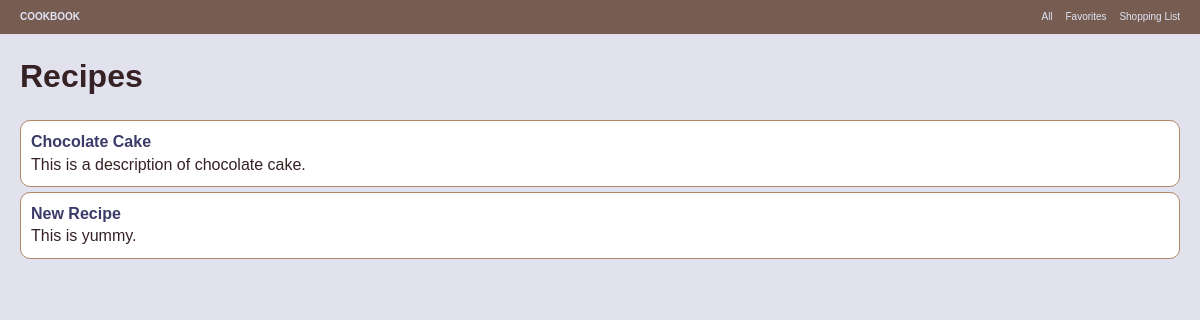
The page / on the database its author committed.
### cookbook/models.py (models this page shows, shortened)
class Recipe(models.Model):
    title = models.CharField(max_length=200)
    description = models.TextField(null=True, blank=True)
    slug = models.SlugField()
    favorite_by = models.ManyToManyField(User, blank=True)
    recipe_tags = models.ManyToManyField(RecipeTag, blank=True)

### cookbook/views.py (the view)
# urls.py: url(r'^$', 'cookbook.views.index'),
def index(request):
    all_recipes = Recipe.objects.all()
    user = request.user
    return render_to_response('recipes/index.html', {'all_recipes': all_recipes, 'user': user})

### templates/recipes/index.html (shortened to what this page needs)
{% extends "base.html" %}
{% block main_content %}
<h1>Recipes</h1>
<ul class="recipes">
{% for r in all_recipes %}
  <li><strong><a href="/recipes/{{ r.slug }}/" title="{{ r.title }}">{{ r.title }}</a></strong>
  <br>
  {{ r.description }}</li>
{% endfor %}
</ul>
{% endblock %}

### static/css/style.css (style rules this page uses)
html { font-size: 100%; -webkit-text-size-adjust: 100%; -ms-text-size-adjust: 100%; }
html, button, input, select, textarea { font-family: sans-serif; color: #222; }
body { margin: 0; font-size: 1em; line-height: 1.4; }
a { color: #00e; }
b, strong { font-weight: bold; }
ul, ol { margin: 1em 0; padding: 0 0 0 40px; }
body { background-color: #E1E2ED; color: #362124; }
#main_content a, #main_content a:visited, #main_content a:hover { color: #3B3B69; text-decoration: none; }
#main_content h1 { margin-top: 0; }
ul.recipes, ul.shopping_list, ul.ingredients, ol.steps { padding-left: 0; }
ul.recipes li, ul.shopping_list li, ul.ingredients li, ol.steps li { list-style-type: none; -webkit-border-radius: 10px; border-radius: 10px; background: #fff; border: 1px solid #B08766; padding: 10px; margin-bottom: 5px; }

### rows shown on the page
Recipe: title "Chocolate Cake", description "This is a description of chocolate cake."
Recipe: title "New Recipe", description "This is yummy."
